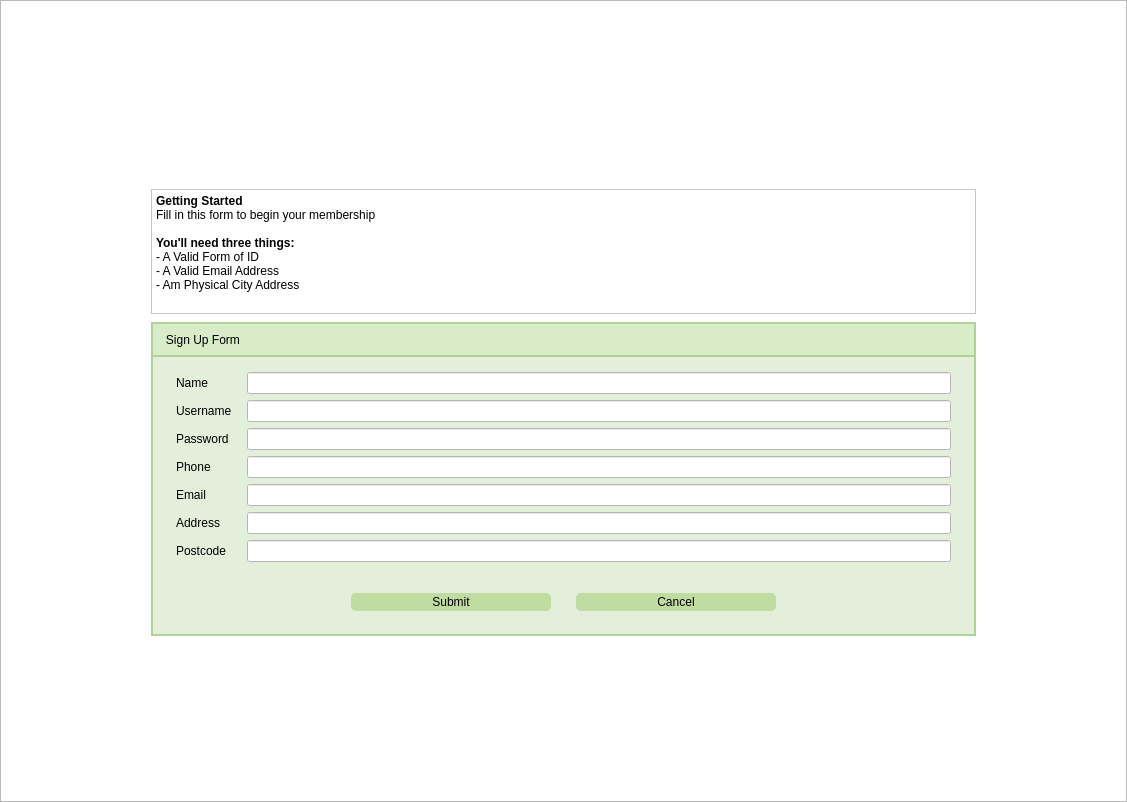
<?xml version="1.0" encoding="UTF-8"?>
<ui version="4.0">
 <class>RegistrationView</class>
 <widget class="QWidget" name="RegistrationView">
  <property name="geometry">
   <rect>
    <x>0</x>
    <y>0</y>
    <width>1127</width>
    <height>802</height>
   </rect>
  </property>
  <property name="sizePolicy">
   <sizepolicy hsizetype="Minimum" vsizetype="MinimumExpanding">
    <horstretch>0</horstretch>
    <verstretch>0</verstretch>
   </sizepolicy>
  </property>
  <property name="windowTitle">
   <string>Form</string>
  </property>
  <property name="styleSheet">
   <string notr="true">#RegistrationWindow {
	
	background-color: rgb(255, 255, 255);


}

QLineEdit {
	color: rgb(0, 0, 0);
	background-color: rgb(255, 255, 255);
	border-color: rgb(112, 129, 137);
	font: 12pt &quot;Segoe UI&quot;;
}

QPushButton {
	padding: 10px 20px;
	font: 700 12pt &quot;Segoe UI&quot;;
	background-color: rgb(192, 220, 161);
	color: rgb(0, 0, 0);
	padding: 2px;
	border-radius: 5px;
}

QPushButton:hover {
	background-color: rgb(161, 184, 135);
}


QLabel{
	font: 12pt &quot;Segoe UI&quot;;
	color: rgb(0, 0, 0);
}

QTextBrowser {
	background-color: rgb(255, 255, 255);
	color: rgb(0, 0, 0);
}</string>
  </property>
  <layout class="QHBoxLayout" name="horizontalLayout_2">
   <property name="leftMargin">
    <number>0</number>
   </property>
   <property name="topMargin">
    <number>0</number>
   </property>
   <property name="rightMargin">
    <number>0</number>
   </property>
   <property name="bottomMargin">
    <number>0</number>
   </property>
   <item>
    <widget class="QScrollArea" name="scrollArea">
     <property name="sizePolicy">
      <sizepolicy hsizetype="Minimum" vsizetype="MinimumExpanding">
       <horstretch>0</horstretch>
       <verstretch>0</verstretch>
      </sizepolicy>
     </property>
     <property name="sizeAdjustPolicy">
      <enum>QAbstractScrollArea::SizeAdjustPolicy::AdjustToContents</enum>
     </property>
     <property name="widgetResizable">
      <bool>true</bool>
     </property>
     <property name="alignment">
      <set>Qt::AlignmentFlag::AlignLeading|Qt::AlignmentFlag::AlignLeft|Qt::AlignmentFlag::AlignTop</set>
     </property>
     <widget class="QWidget" name="registrationScroll">
      <property name="geometry">
       <rect>
        <x>0</x>
        <y>0</y>
        <width>1111</width>
        <height>812</height>
       </rect>
      </property>
      <property name="sizePolicy">
       <sizepolicy hsizetype="Minimum" vsizetype="MinimumExpanding">
        <horstretch>0</horstretch>
        <verstretch>0</verstretch>
       </sizepolicy>
      </property>
      <property name="layoutDirection">
       <enum>Qt::LayoutDirection::LeftToRight</enum>
      </property>
      <property name="styleSheet">
       <string notr="true">#registrationScroll {
	background-color: rgb(255, 255, 255);
}</string>
      </property>
      <layout class="QVBoxLayout" name="verticalLayout" stretch="1,1,0,1">
       <property name="leftMargin">
        <number>0</number>
       </property>
       <property name="topMargin">
        <number>0</number>
       </property>
       <property name="rightMargin">
        <number>0</number>
       </property>
       <property name="bottomMargin">
        <number>0</number>
       </property>
       <item>
        <widget class="QWidget" name="bannerBackground" native="true">
         <property name="maximumSize">
          <size>
           <width>16777215</width>
           <height>150</height>
          </size>
         </property>
         <property name="styleSheet">
          <string notr="true">#bannerBackground {
	background-image: url(:/branding/images/brand/background.jpg);
}</string>
         </property>
         <layout class="QHBoxLayout" name="horizontalLayout" stretch="1,3">
          <item>
           <widget class="QLabel" name="bannerLogo">
            <property name="text">
             <string/>
            </property>
            <property name="pixmap">
             <pixmap resource="images.qrc">:/branding/images/brand/logoSmall.png</pixmap>
            </property>
           </widget>
          </item>
          <item>
           <widget class="QLabel" name="bannerTitle">
            <property name="styleSheet">
             <string notr="true">#bannerTitle {
	color: rgb(255, 255, 255);
	font: 700 60pt &quot;Segoe UI&quot;;
}</string>
            </property>
            <property name="text">
             <string>City Library</string>
            </property>
           </widget>
          </item>
         </layout>
        </widget>
       </item>
       <item>
        <widget class="QWidget" name="pageContent" native="true">
         <property name="minimumSize">
          <size>
           <width>0</width>
           <height>0</height>
          </size>
         </property>
         <property name="maximumSize">
          <size>
           <width>16777215</width>
           <height>16777215</height>
          </size>
         </property>
         <layout class="QGridLayout" name="gridLayout_2">
          <property name="leftMargin">
           <number>150</number>
          </property>
          <property name="topMargin">
           <number>0</number>
          </property>
          <property name="rightMargin">
           <number>150</number>
          </property>
          <property name="verticalSpacing">
           <number>40</number>
          </property>
          <item row="0" column="0">
           <widget class="QTextBrowser" name="textBrowser">
            <property name="sizePolicy">
             <sizepolicy hsizetype="Expanding" vsizetype="Expanding">
              <horstretch>0</horstretch>
              <verstretch>0</verstretch>
             </sizepolicy>
            </property>
            <property name="minimumSize">
             <size>
              <width>0</width>
              <height>125</height>
             </size>
            </property>
            <property name="maximumSize">
             <size>
              <width>16777215</width>
              <height>60</height>
             </size>
            </property>
            <property name="verticalScrollBarPolicy">
             <enum>Qt::ScrollBarPolicy::ScrollBarAlwaysOff</enum>
            </property>
            <property name="horizontalScrollBarPolicy">
             <enum>Qt::ScrollBarPolicy::ScrollBarAlwaysOff</enum>
            </property>
            <property name="html">
             <string>&lt;!DOCTYPE HTML PUBLIC &quot;-//W3C//DTD HTML 4.0//EN&quot; &quot;http://www.w3.org/TR/REC-html40/strict.dtd&quot;&gt;
&lt;html&gt;&lt;head&gt;&lt;meta name=&quot;qrichtext&quot; content=&quot;1&quot; /&gt;&lt;meta charset=&quot;utf-8&quot; /&gt;&lt;style type=&quot;text/css&quot;&gt;
p, li { white-space: pre-wrap; }
hr { height: 1px; border-width: 0; }
li.unchecked::marker { content: &quot;\2610&quot;; }
li.checked::marker { content: &quot;\2612&quot;; }
&lt;/style&gt;&lt;/head&gt;&lt;body style=&quot; font-family:'Segoe UI'; font-size:9pt; font-weight:400; font-style:normal;&quot;&gt;
&lt;p style=&quot; margin-top:0px; margin-bottom:0px; margin-left:0px; margin-right:0px; -qt-block-indent:0; text-indent:0px;&quot;&gt;&lt;span style=&quot; font-weight:700;&quot;&gt;Getting Started&lt;/span&gt;&lt;/p&gt;
&lt;p style=&quot; margin-top:0px; margin-bottom:0px; margin-left:0px; margin-right:0px; -qt-block-indent:0; text-indent:0px;&quot;&gt;Fill in this form to begin your membership&lt;/p&gt;
&lt;p style=&quot;-qt-paragraph-type:empty; margin-top:0px; margin-bottom:0px; margin-left:0px; margin-right:0px; -qt-block-indent:0; text-indent:0px;&quot;&gt;&lt;br /&gt;&lt;/p&gt;
&lt;p style=&quot; margin-top:0px; margin-bottom:0px; margin-left:0px; margin-right:0px; -qt-block-indent:0; text-indent:0px;&quot;&gt;&lt;span style=&quot; font-weight:700;&quot;&gt;You'll need three things:&lt;/span&gt;&lt;/p&gt;
&lt;p style=&quot; margin-top:0px; margin-bottom:0px; margin-left:0px; margin-right:0px; -qt-block-indent:0; text-indent:0px;&quot;&gt;- A Valid Form of ID&lt;/p&gt;
&lt;p style=&quot; margin-top:0px; margin-bottom:0px; margin-left:0px; margin-right:0px; -qt-block-indent:0; text-indent:0px;&quot;&gt;- A Valid Email Address&lt;/p&gt;
&lt;p style=&quot; margin-top:0px; margin-bottom:0px; margin-left:0px; margin-right:0px; -qt-block-indent:0; text-indent:0px;&quot;&gt;- Am Physical City Address&lt;/p&gt;&lt;/body&gt;&lt;/html&gt;</string>
            </property>
           </widget>
          </item>
          <item row="1" column="0">
           <widget class="QWidget" name="formContainer" native="true">
            <property name="sizePolicy">
             <sizepolicy hsizetype="Preferred" vsizetype="Preferred">
              <horstretch>0</horstretch>
              <verstretch>0</verstretch>
             </sizepolicy>
            </property>
            <property name="maximumSize">
             <size>
              <width>16777215</width>
              <height>375</height>
             </size>
            </property>
            <property name="styleSheet">
             <string notr="true">#formContainer {
	border-width: 2px;
	border-style: solid;
	border-color: rgb(176, 209, 152);
	background-color: rgb(227, 238, 219);
}</string>
            </property>
            <layout class="QVBoxLayout" name="verticalLayout_6" stretch="0,0,0">
             <property name="sizeConstraint">
              <enum>QLayout::SizeConstraint::SetDefaultConstraint</enum>
             </property>
             <property name="leftMargin">
              <number>0</number>
             </property>
             <property name="topMargin">
              <number>0</number>
             </property>
             <property name="rightMargin">
              <number>0</number>
             </property>
             <item>
              <widget class="QLabel" name="formTitle">
               <property name="maximumSize">
                <size>
                 <width>16777215</width>
                 <height>65</height>
                </size>
               </property>
               <property name="styleSheet">
                <string notr="true">#formTitle {
	border-width: 2px;
	border-style: solid;
	border-color: rgb(176, 209, 152);
	font: 700 12pt &quot;Segoe UI&quot;;
	color: rgb(0, 0, 0);
	background-color: rgb(215, 236, 199);
}</string>
               </property>
               <property name="text">
                <string>   Sign Up Form</string>
               </property>
               <property name="alignment">
                <set>Qt::AlignmentFlag::AlignLeading|Qt::AlignmentFlag::AlignLeft|Qt::AlignmentFlag::AlignVCenter</set>
               </property>
              </widget>
             </item>
             <item>
              <widget class="QWidget" name="registerFormLayout" native="true">
               <property name="maximumSize">
                <size>
                 <width>16777215</width>
                 <height>250</height>
                </size>
               </property>
               <property name="styleSheet">
                <string notr="true">QLabel{
	font: 700 10pt &quot;Segoe UI&quot;;
}</string>
               </property>
               <layout class="QFormLayout" name="formLayout">
                <property name="horizontalSpacing">
                 <number>15</number>
                </property>
                <property name="leftMargin">
                 <number>25</number>
                </property>
                <property name="rightMargin">
                 <number>25</number>
                </property>
                <item row="0" column="0">
                 <widget class="QLabel" name="nameLabel">
                  <property name="text">
                   <string>Name</string>
                  </property>
                 </widget>
                </item>
                <item row="0" column="1">
                 <widget class="QLineEdit" name="nameLineEdit"/>
                </item>
                <item row="3" column="0">
                 <widget class="QLabel" name="phoneLabel">
                  <property name="text">
                   <string>Phone</string>
                  </property>
                 </widget>
                </item>
                <item row="3" column="1">
                 <widget class="QLineEdit" name="phoneLineEdit"/>
                </item>
                <item row="4" column="0">
                 <widget class="QLabel" name="emailLabel">
                  <property name="text">
                   <string>Email</string>
                  </property>
                 </widget>
                </item>
                <item row="4" column="1">
                 <widget class="QLineEdit" name="emailLineEdit"/>
                </item>
                <item row="5" column="0">
                 <widget class="QLabel" name="addressLabel">
                  <property name="text">
                   <string>Address</string>
                  </property>
                 </widget>
                </item>
                <item row="5" column="1">
                 <widget class="QLineEdit" name="addressLineEdit"/>
                </item>
                <item row="6" column="0">
                 <widget class="QLabel" name="postcodeLabel">
                  <property name="text">
                   <string>Postcode</string>
                  </property>
                 </widget>
                </item>
                <item row="6" column="1">
                 <widget class="QLineEdit" name="postcodeLineEdit"/>
                </item>
                <item row="1" column="0">
                 <widget class="QLabel" name="usernameLabel">
                  <property name="text">
                   <string>Username</string>
                  </property>
                 </widget>
                </item>
                <item row="2" column="0">
                 <widget class="QLabel" name="passwordLabel">
                  <property name="text">
                   <string>Password</string>
                  </property>
                 </widget>
                </item>
                <item row="1" column="1">
                 <widget class="QLineEdit" name="usernameLineEdit"/>
                </item>
                <item row="2" column="1">
                 <widget class="QLineEdit" name="passwordLineEdit"/>
                </item>
               </layout>
              </widget>
             </item>
             <item>
              <widget class="QWidget" name="registerButtonLayout" native="true">
               <property name="minimumSize">
                <size>
                 <width>0</width>
                 <height>50</height>
                </size>
               </property>
               <property name="maximumSize">
                <size>
                 <width>16777215</width>
                 <height>50</height>
                </size>
               </property>
               <layout class="QHBoxLayout" name="buttonLayout">
                <property name="spacing">
                 <number>25</number>
                </property>
                <property name="leftMargin">
                 <number>200</number>
                </property>
                <property name="rightMargin">
                 <number>200</number>
                </property>
                <item>
                 <widget class="QPushButton" name="submitButton">
                  <property name="maximumSize">
                   <size>
                    <width>200</width>
                    <height>16777215</height>
                   </size>
                  </property>
                  <property name="text">
                   <string>Submit</string>
                  </property>
                 </widget>
                </item>
                <item>
                 <widget class="QPushButton" name="cancelButton">
                  <property name="maximumSize">
                   <size>
                    <width>200</width>
                    <height>16777215</height>
                   </size>
                  </property>
                  <property name="text">
                   <string>Cancel</string>
                  </property>
                 </widget>
                </item>
               </layout>
              </widget>
             </item>
            </layout>
           </widget>
          </item>
         </layout>
        </widget>
       </item>
       <item>
        <spacer name="verticalSpacer_2">
         <property name="orientation">
          <enum>Qt::Orientation::Vertical</enum>
         </property>
         <property name="sizeHint" stdset="0">
          <size>
           <width>20</width>
           <height>40</height>
          </size>
         </property>
        </spacer>
       </item>
       <item>
        <widget class="QWidget" name="footerBackground" native="true">
         <property name="minimumSize">
          <size>
           <width>0</width>
           <height>110</height>
          </size>
         </property>
         <property name="maximumSize">
          <size>
           <width>16777215</width>
           <height>110</height>
          </size>
         </property>
         <layout class="QGridLayout" name="gridLayout" columnstretch="0,0,0">
          <item row="0" column="2">
           <spacer name="horizontalSpacer_2">
            <property name="orientation">
             <enum>Qt::Orientation::Horizontal</enum>
            </property>
            <property name="sizeHint" stdset="0">
             <size>
              <width>40</width>
              <height>20</height>
             </size>
            </property>
           </spacer>
          </item>
          <item row="0" column="1">
           <widget class="QLabel" name="footerLogo">
            <property name="text">
             <string/>
            </property>
            <property name="pixmap">
             <pixmap resource="images.qrc">:/branding/images/brand/logoSmall.png</pixmap>
            </property>
           </widget>
          </item>
          <item row="0" column="0">
           <spacer name="horizontalSpacer">
            <property name="orientation">
             <enum>Qt::Orientation::Horizontal</enum>
            </property>
            <property name="sizeHint" stdset="0">
             <size>
              <width>472</width>
              <height>5</height>
             </size>
            </property>
           </spacer>
          </item>
         </layout>
        </widget>
       </item>
      </layout>
     </widget>
    </widget>
   </item>
  </layout>
 </widget>
 <resources>
  <include location="images.qrc"/>
 </resources>
 <connections/>
</ui>
